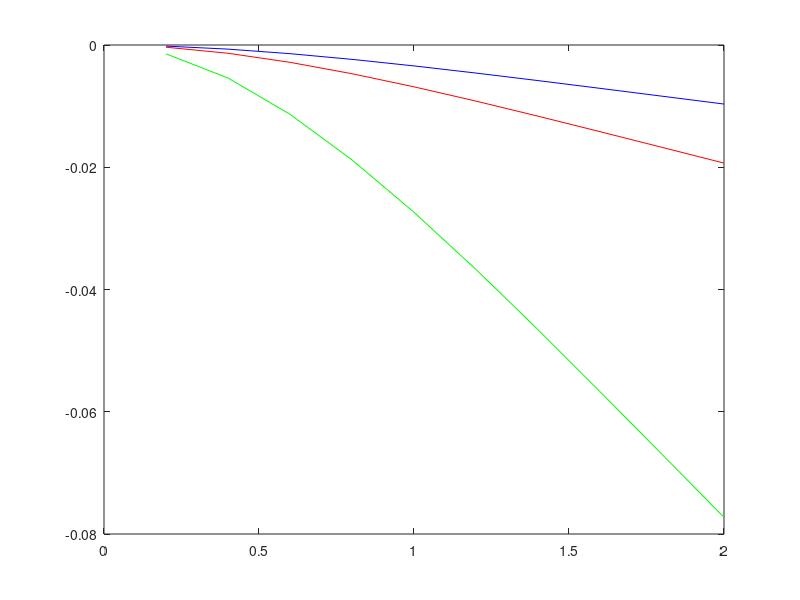

Write MATLAB code to recreate this figure.
L = 2;
n = 10;
E = 1.3 * 10 ^ 10;
w = 0.3;
d = 0.03;
g = 9.81;
I = w * d^3/12;
h = L / n;

a = [1, -4, 6, -4, 1];
A = sparse(n, n);
A(1, 1) = 16;
A(1, 2) = -9;
A(1, 3) = 8/3;
A(1, 4) = -1/4;

A(2, 1) = -4;
A(2, 2) = 6;
A(2, 3) = -4;
A(2, 4) = 1;

for i=3:n-2
    k = i - 2;
    for j=1:5
        A(i, k) = a(j);
        k = k + 1;
    end
end

A(n-1, n-3) = 16/17;
A(n-1, n-2) = -60/17;
A(n-1, n-1) = 72/17;
A(n-1, n) = -28/17;
A(n, n-3) = -12/17;
A(n, n-2) = 96/17;
A(n, n-1) = -156/17;
A(n, n) = 72/17;

b = [];
for i=1:n
    b(i) = -480 * w * d * g * (h^4/(E * I));
end
b = b';

y = A \ b;
y = y';
x = 0.2:h: 2;

b2 = [];
d = d * 2;
for i=1:n
    b2(i) = -480 * w * d * g * (h^4/(E * I));
end
b2 = b2';
y2= A \ b2;

b3 = [];
d = d * 4;
for i=1:n
    b3(i) = -480 * w * d * g * (h^4/(E * I));
end
b3 = b3';
y3= A \ b3;

plot(x, y, 'Color', 'b');
hold on
plot(x, y2, 'Color', 'r');
hold on
plot(x, y3, 'Color', 'g');